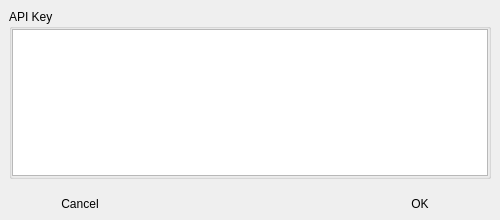
<?xml version="1.0" encoding="UTF-8"?>
<ui version="4.0">
 <class>ApiKeyEntryDialog</class>
 <widget class="QDialog" name="ApiKeyEntryDialog">
  <property name="geometry">
   <rect>
    <x>0</x>
    <y>0</y>
    <width>500</width>
    <height>220</height>
   </rect>
  </property>
  <property name="minimumSize">
   <size>
    <width>500</width>
    <height>220</height>
   </size>
  </property>
  <property name="windowTitle">
   <string>Import</string>
  </property>
  <property name="sizeGripEnabled">
   <bool>false</bool>
  </property>
  <layout class="QVBoxLayout" name="verticalLayout">
   <property name="spacing">
    <number>0</number>
   </property>
   <property name="leftMargin">
    <number>0</number>
   </property>
   <property name="topMargin">
    <number>0</number>
   </property>
   <property name="rightMargin">
    <number>0</number>
   </property>
   <property name="bottomMargin">
    <number>0</number>
   </property>
   <item>
    <widget class="QWidget" name="widgetAuth" native="true">
     <layout class="QVBoxLayout" name="verticalLayout_3">
      <property name="spacing">
       <number>0</number>
      </property>
      <property name="leftMargin">
       <number>0</number>
      </property>
      <property name="topMargin">
       <number>0</number>
      </property>
      <property name="rightMargin">
       <number>0</number>
      </property>
      <property name="bottomMargin">
       <number>0</number>
      </property>
      <item>
       <widget class="QWidget" name="widget_4" native="true">
        <property name="minimumSize">
         <size>
          <width>13</width>
          <height>40</height>
         </size>
        </property>
        <layout class="QVBoxLayout" name="verticalLayout_8">
         <item>
          <widget class="QGroupBox" name="groupBox">
           <property name="sizePolicy">
            <sizepolicy hsizetype="Preferred" vsizetype="Expanding">
             <horstretch>0</horstretch>
             <verstretch>0</verstretch>
            </sizepolicy>
           </property>
           <property name="title">
            <string>API Key</string>
           </property>
           <layout class="QVBoxLayout" name="verticalLayout_2">
            <property name="spacing">
             <number>6</number>
            </property>
            <property name="leftMargin">
             <number>0</number>
            </property>
            <property name="topMargin">
             <number>0</number>
            </property>
            <property name="rightMargin">
             <number>0</number>
            </property>
            <property name="bottomMargin">
             <number>0</number>
            </property>
            <item>
             <widget class="QPlainTextEdit" name="plainTextEditApiKey"/>
            </item>
           </layout>
          </widget>
         </item>
        </layout>
       </widget>
      </item>
      <item>
       <widget class="QWidget" name="widget" native="true">
        <property name="sizePolicy">
         <sizepolicy hsizetype="Preferred" vsizetype="Minimum">
          <horstretch>0</horstretch>
          <verstretch>0</verstretch>
         </sizepolicy>
        </property>
        <property name="buttonBar" stdset="0">
         <bool>true</bool>
        </property>
        <layout class="QHBoxLayout" name="horizontalLayout">
         <property name="spacing">
          <number>10</number>
         </property>
         <property name="leftMargin">
          <number>20</number>
         </property>
         <property name="topMargin">
          <number>5</number>
         </property>
         <property name="rightMargin">
          <number>20</number>
         </property>
         <property name="bottomMargin">
          <number>5</number>
         </property>
         <item>
          <widget class="QPushButton" name="pushButtonCancel">
           <property name="minimumSize">
            <size>
             <width>120</width>
             <height>0</height>
            </size>
           </property>
           <property name="text">
            <string>Cancel</string>
           </property>
           <property name="flat">
            <bool>true</bool>
           </property>
          </widget>
         </item>
         <item>
          <spacer name="horizontalSpacer">
           <property name="orientation">
            <enum>Qt::Horizontal</enum>
           </property>
           <property name="sizeHint" stdset="0">
            <size>
             <width>40</width>
             <height>20</height>
            </size>
           </property>
          </spacer>
         </item>
         <item>
          <widget class="QPushButton" name="pushButtonOk">
           <property name="sizePolicy">
            <sizepolicy hsizetype="Minimum" vsizetype="Preferred">
             <horstretch>0</horstretch>
             <verstretch>0</verstretch>
            </sizepolicy>
           </property>
           <property name="minimumSize">
            <size>
             <width>120</width>
             <height>0</height>
            </size>
           </property>
           <property name="text">
            <string>OK</string>
           </property>
           <property name="default">
            <bool>true</bool>
           </property>
           <property name="flat">
            <bool>true</bool>
           </property>
          </widget>
         </item>
        </layout>
       </widget>
      </item>
     </layout>
    </widget>
   </item>
  </layout>
 </widget>
 <tabstops>
  <tabstop>pushButtonOk</tabstop>
 </tabstops>
 <resources/>
 <connections/>
</ui>
